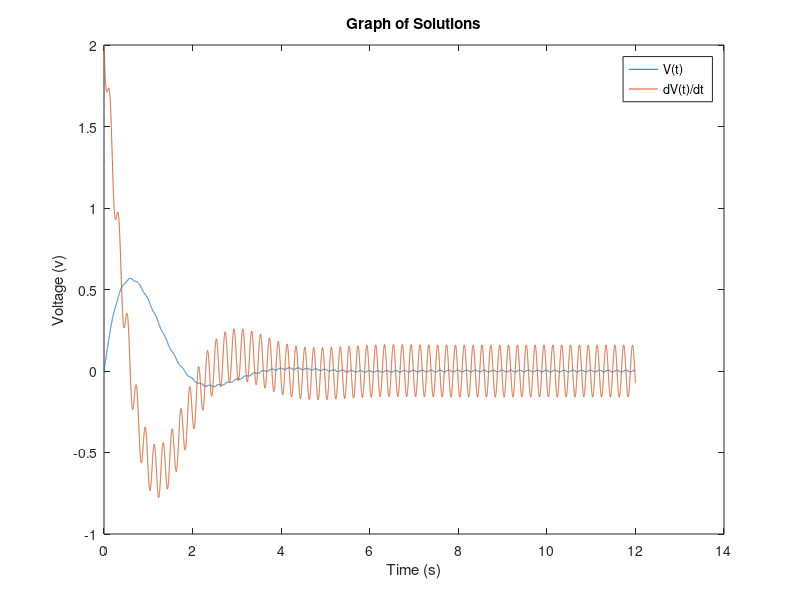

MATLAB code for this plot:
clear;
clc;

x1 = [0];
x2 = [2];

T = (2*pi)/10;
dt = T/1000;
stop = round((4*3)/dt);
t = [0:1:stop]*dt;

v_in = 5*cos(10*pi*t + 30*(180/pi));

for n = 1:1:stop
    
    x1(n+1) = x2(n)*dt + x1(n);
    x2(n+1) = dt*(v_in(n) - 2*x2(n) - 4*x1(n)) + x2(n);

end

plot(t, x1);
hold on
plot(t,x2);

title('Graph of Solutions');
xlabel('Time (s)');
ylabel('Voltage (v)');
hold off

legend ('V(t)', 'dV(t)/dt');